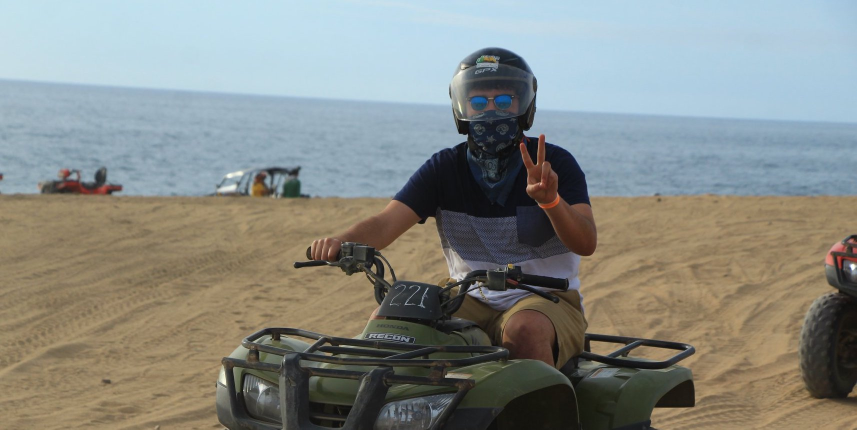
#> input picture images/img.png, 1713 x 859 px (shown at 1/2 size)
$ jupyter execute --allow-errors networks_adjmat.ipynb
#> lines starting #> are read from the running program, lines starting #| are printed output that depends on the picture; after the words box and inside, x2 and y2 are one past the last pixel; in counts of white or black regions, pixels touching at a corner belong together; long printed decimals are rounded
[cell 1]
# library import
import numpy as np
import pandas as pd
import networkx as nx
import matplotlib.pyplot as plt
from PIL import Image
from sklearn import linear_model
from sklearn.preprocessing import PolynomialFeatures
import numpy as np
import imageio
import itertools
import statistics
from PIL import Image
from tqdm import tqdm
from scipy import spatial
import sklearn.feature_extraction
from mpl_toolkits import mplot3d
from sklearn.linear_model import Ridge
from sklearn.preprocessing import PolynomialFeatures
from sklearn.pipeline import make_pipeline

[cell 2]
# setting dimension reduction size (100 used)
img_dim = 100

[cell 3]
# loading image of interest and resizing it
orignal_image = Image.open('./images/img.png')
#> orignal_image is the input picture: PIL image 1713x859 RGB; mean R, G, B 134.4, 137.7, 132.6
im_resize = orignal_image.resize((img_dim, img_dim))
# saving resizesed image and loading it again (so we could keep track of changes)
im_resize.save("./images/img_square.png")
test_image = imageio.imread('./images/img_square.png')

[cell 4]
plt.imshow(im_resize)

[cell 5]
# loading image of interest and resizing it
test_image = Image.open('./images/img.png')
print(test_image.size)
#| (1713, 859)

# saving resizesed image and loading it again (so we could keep track of changes)
# 100 x 100 image used for final
im_resize = test_image.resize((100,100))
im_resize.save("./images/img_square.png")
test_image = imageio.imread('./images/img_square.png')

[cell 6]
# loading image of interest and resizing it
test_image_small = Image.open('./images/img.png')
print(test_image_small.size)
#| (1713, 859)

# saving resizesed image and loading it again (so we could keep track of changes)
# 50 x 50 image used for 'every movie ever part'
im_resize_small = test_image_small.resize((50,50))
im_resize_small.save("./images/img_square_small.png")
test_image_small = imageio.imread('./images/img_square_small.png')

[cell 7]
# for 100x100 image
# creating RGB matricies and normalizing on 0-1
red_img = test_image[:,:,0]/255
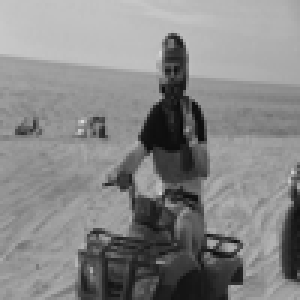
#> red_img: shape (100, 100) float64 (shown 3 times larger); min 0.0314, max 0.859, mean 0.527
green_img = test_image[:,:,1]/255
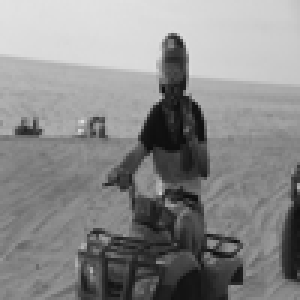
#> green_img: shape (100, 100) float64 (shown 3 times larger); min 0.0392, max 0.886, mean 0.54
blue_img = test_image[:,:,2]/255
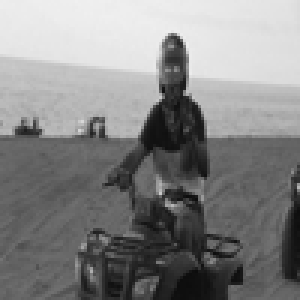
#> blue_img: shape (100, 100) float64 (shown 3 times larger); min 0.0471, max 0.941, mean 0.52

# setting image reshape to test image
img_reshape = np.zeros(test_image.shape)
img_reshape[:,:,0] = red_img
img_reshape[:,:,1] = green_img
img_reshape[:,:,2] = blue_img
print(img_reshape.shape)
#| (100, 100, 3)

# for 50x50 image
# creating RGB matricies and normalizing on 0-1
red_img_small = test_image_small[:,:,0]/255
green_img_small = test_image_small[:,:,1]/255
blue_img_small = test_image_small[:,:,2]/255

# setting image reshape to test image
img_reshape_small = np.zeros(test_image_small.shape)
img_reshape_small[:,:,0] = red_img_small
img_reshape_small[:,:,1] = green_img_small
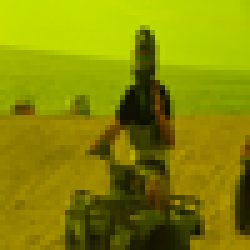
#> img_reshape_small: shape (50, 50, 3) float64 (shown 5 times larger); mean of channels 0, 1, 2 0.527, 0.54, 0; drawn as R, G, B
img_reshape_small[:,:,2] = blue_img_small
print(img_reshape_small.shape)
#| (50, 50, 3)

[cell 8]
# generate adjacency matrix from image and drop off (d) in paper
# [52 lines left out: functions get_adj_matrix, std_matrix, adj_depth, not called in this run]

[cell 9]
# generate adjacency matrix from image and drop off (d) in paper
def get_adj_matrix(img, ajd_val):
    # initialize counter
    counter = 0
    # get a copy of the image
    helper = img[:,:,1].copy()
    for (x,y) in np.ndenumerate(helper):
        counter += 1
        # populate values of copy with unique values
        helper[x[0],x[1]] = counter

    # get adjecency matrix from image using img_to_graph and set to array
    img_graph = sklearn.feature_extraction.image.img_to_graph(helper, mask=None).toarray()
    img_graph = np.asarray(img_graph, dtype = np.float64)
    # set the diagnoals to 0 (no self looping)
    np.fill_diagonal(img_graph, 0)
    # change the values of the adacency graph to the drop off value
    img_graph[img_graph > 0] = ajd_val
    img_graph = np.asmatrix(img_graph)
    # return adjecency matrix
    return img_graph

[cell 10]
# standardize the matrix so that the sum of each row adds to 1
# [13 lines left out: function std_matrix, not called in this run]

[cell 11]
# given a matrix and a depth (number of neighbor steps to consider (n from paper))
# return an adjecency matrix of all connected within that number of steps
def adj_depth(mat, depth):
    # initalize values
    B = 0
    C = 0
    C = mat.copy()
    # loop through number of neigbors
    for i in range(depth):
        print(i)
        # multiply the original adjecency matrix by the running total adjecency matrix
        C = C*mat
        B += C
    # sum matricies so that they include all previous steps too
    B = B+mat
    return B

[cell 12]
plt.imshow(test_image)

[cell 13]
plt.imshow(test_image_small)

[cell 14]
# set black out areas for problem 1
img_reshape[15:24,10:30,0] = 0
img_reshape[15:24,10:30,1] = 0
img_reshape[15:24,10:30,2] = 0

img_reshape[40:59,80:83,0] = 0
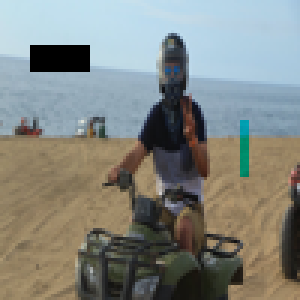
#> img_reshape: shape (100, 100, 3) float64 (shown 3 times larger); mean of channels 0, 1, 2 0.511, 0.525, 0.505; drawn as R, G, B
img_reshape[40:59,80:83,1] = 0
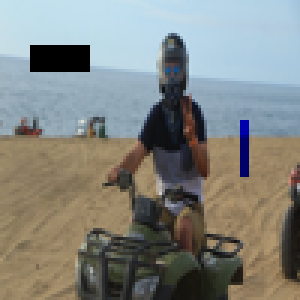
#> img_reshape: shape (100, 100, 3) float64 (shown 3 times larger); 0.57% of pixels changed, all inside (x1, y1, x2, y2) = (80, 40, 83, 59); drawn as R, G, B
img_reshape[40:59,80:83,2] = 0

img_reshape[38:56,4:15,0] = 0
img_reshape[38:56,4:15,1] = 0
img_reshape[38:56,4:15,2] = 0
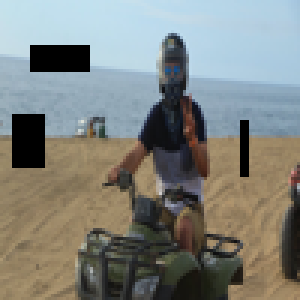
#> img_reshape: shape (100, 100, 3) float64 (shown 3 times larger); mean of channels 0, 1, 2 0.501, 0.513, 0.493; drawn as R, G, B

[cell 15]
plt.imshow(img_reshape)
img_reshape.shape[0] * img_reshape.shape[1]
#> Out = 10000

[cell 16]
# take the image and the n and d parameters from the paper
# return the imputed image where all values RGB are 0 and the original image given
def networks_fill(img, drop_off, pix_neighbors):
    # first define nodes to guess
    # initalize to 0
#> called with drop_off = 0.5, pix_neighbors = 7
    x_unknown = []
    y_unknown = []
    # get size of image
    size = img.shape[0] * img.shape[1]
#> size = 10000
    # create copys of images
    img_reshape = img.copy()
    img_copy = img_reshape.copy()
    # loop through each pixel in image
    for (x_y_pix,val) in np.ndenumerate(img_reshape):
        # if all values (RGB) are null (totally black)
        if val == 0:
            # add these node locations to unknown nodes
            x_unknown.append(x_y_pix[0])
            y_unknown.append(x_y_pix[1])
#> this loop made 30000 passes
#> (x_y_pix, val) on passes 1 to 3: ((0, 0, 0), 0.769), ((0, 0, 1), 0.886), ((0, 0, 2), 0.925)
#> after the loop, x_unknown = 1305 values from 15 to 58; y_unknown = 1305 values, max 82 at index 645, min 4 at index 540, mean 22.78

    # get img width and reshame the unknown nodes to single dataframe with no duplicates
    width = img_reshape.shape[1]
#> width = 100
    unknown = pd.concat((pd.DataFrame(x_unknown).rename(columns={0: 'x'}),
                             pd.DataFrame(y_unknown).rename(columns={0: 'y'})),
                            axis=1).drop_duplicates()
#> unknown = table of 435 rows and 2 columns

    # call the get adjecency matrix to get adj matrix with set d drop off
    A = get_adj_matrix(img,drop_off)
#> in get_adj_matrix, `helper = img[:,:,1].copy()`:
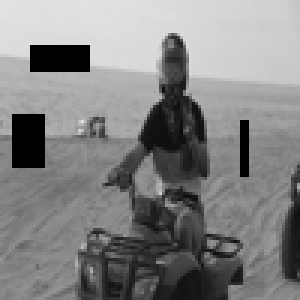
#> helper: shape (100, 100) float64 (shown 3 times larger); min 0, max 0.886, mean 0.513
#> the loop in get_adj_matrix, `for (x,y) in np.ndenumerate(helper):` made 10000 passes
#> (x, y) on passes 1 to 3: ((0, 0), 0.886), ((0, 1), 0.882), ((0, 2), 0.886)
#> after the loop in get_adj_matrix, `for (x,y) in np.ndenumerate(helper):`:
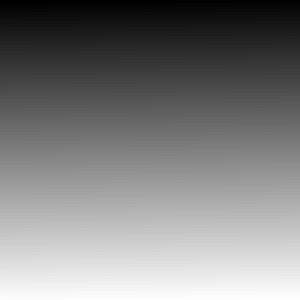
#> helper: shape (100, 100) float64 (shown 3 times larger); min 1, max 10000, mean 5000.5; drawn with min black and max white
#> after the loop in get_adj_matrix, `for (x,y) in np.ndenumerate(helper):`: counter = 10000
    # call the standardize matrix on the adj depth matrix which gives the adj matrix updated
    # for all the neighbors specified in funciont (normalized between 0-1)
    B = std_matrix(adj_depth(A, pix_neighbors))
#> after the loop in adj_depth, `for i in range(depth):`: B = 0


    # loop though unknown nodes and impute
    for index, row in tqdm(unknown.iterrows(),total=(unknown.size/2)):
        # get the pixal infomration
        pix_num = row[1] + (row[0]*width)

        # drop rows in adjececny matrix where the nodes are also blacked out
        # ie dont use blacked out nodes to guess black if they in network for imputation
        for i in range(len(img_reshape[:,:,0].ravel().reshape(size,1))):
            if img_reshape[:,:,0].ravel().reshape(size,1)[i] == 0:
                B[pix_num,i] = 0

        # standardixe matrix again
        reduced_adj_mat = std_matrix(B)
        # multiply the weights times the RGB values respectivly
        r_val = reduced_adj_mat[pix_num] * img_reshape[:,:,0].ravel().reshape(size,1)
        g_val = reduced_adj_mat[pix_num] * img_reshape[:,:,1].ravel().reshape(size,1)
        b_val = reduced_adj_mat[pix_num] * img_reshape[:,:,2].ravel().reshape(size,1)

        # set image copy pixels as those imputed RGB values
        img_copy[row[0],row[1],0] = r_val[0,0]
        img_copy[row[0],row[1],1] = g_val[0,0]
        img_copy[row[0],row[1],2] = b_val[0,0]

    return(img, img_copy)

#> (a cell that did not finish here is left out)

#> (a cell that did not finish here is left out)

#> (a cell that did not finish here is left out)

[cell 20]
# linear regression approach (baseline)
def lin_image_fill(img):
    # first define pixel to guess
    # initalize to 0
    x_unknown = []
    y_unknown = []
    # create copys of images
    img_reshape_test = img.copy()
    img_reshape2 = img_reshape_test.copy()
    # loop through each pixel in image
    for (x_y_pix,val) in np.ndenumerate(img_reshape_test):
        # if all values (RGB) are null (totally black)
        if val == 0:
            # add these pixel locations to unknown nodes
            x_unknown.append(x_y_pix[0])
            y_unknown.append(x_y_pix[1])
#> after the loop, x_unknown = 1305 values from 15 to 58

    # reshame the unknown pixels to single dataframe with no duplicates
    unknown = pd.concat((pd.DataFrame(x_unknown).rename(columns={0: 'x'}),
                         pd.DataFrame(y_unknown).rename(columns={0: 'y'})),
                        axis=1).drop_duplicates()
#> unknown = table of 435 rows and 2 columns

    # loop though unknown pixels and impute
    for index, row in tqdm(unknown.iterrows(),total=(unknown.size/2)):
        # print(row['x'], row['y'])
        # set the inputs and outputs to RGB values for both horizonal and vertical directions
        x_r_hor = pd.Series(range(0,len(img_reshape_test[row['x'],:,0])))
        y_r_hor = pd.Series(img_reshape_test[row['x'],:,0])
        x_g_hor = pd.Series(range(0,len(img_reshape_test[row['x'],:,1])))
        y_g_hor = pd.Series(img_reshape_test[row['x'],:,1])
        x_b_hor = pd.Series(range(0,len(img_reshape_test[row['x'],:,2])))
        y_b_hor = pd.Series(img_reshape_test[row['x'],:,2])

        x_r_ver = pd.Series(range(0,len(img_reshape_test[:,row['y'],0])))
        y_r_ver = pd.Series(img_reshape_test[:,row['y'],0])
        x_g_ver = pd.Series(range(0,len(img_reshape_test[:,row['y'],1])))
        y_g_ver = pd.Series(img_reshape_test[:,row['y'],1])
        x_b_ver = pd.Series(range(0,len(img_reshape_test[:,row['y'],2])))
        y_b_ver = pd.Series(img_reshape_test[:,row['y'],2])

        df_r_hor = pd.DataFrame(pd.concat((x_r_hor, y_r_hor), axis=1))
        inputs_r_hor = df_r_hor.loc[df_r_hor[1] > 0]
        outputs_r_hor = df_r_hor.loc[df_r_hor[1] == 0]
        df_g_hor = pd.DataFrame(pd.concat((x_g_hor, y_g_hor), axis=1))
        inputs_g_hor = df_g_hor.loc[df_g_hor[1] > 0]
        outputs_g_hor = df_g_hor.loc[df_g_hor[1] == 0]
        df_b_hor = pd.DataFrame(pd.concat((x_b_hor, y_b_hor), axis=1))
        inputs_b_hor = df_b_hor.loc[df_b_hor[1] > 0]
        outputs_b_hor = df_b_hor.loc[df_b_hor[1] == 0]

        df_r_ver = pd.DataFrame(pd.concat((x_r_ver, y_r_ver), axis=1))
        inputs_r_ver = df_r_ver.loc[df_r_ver[1] > 0]
        outputs_r_ver = df_r_ver.loc[df_r_ver[1] == 0]
        df_g_ver = pd.DataFrame(pd.concat((x_g_ver, y_g_ver), axis=1))
        inputs_g_ver = df_g_ver.loc[df_g_ver[1] > 0]
        outputs_g_ver = df_g_ver.loc[df_g_ver[1] == 0]
        df_b_ver = pd.DataFrame(pd.concat((x_b_ver, y_b_ver), axis=1))
        inputs_b_ver = df_b_ver.loc[df_b_ver[1] > 0]
        outputs_b_ver = df_b_ver.loc[df_b_ver[1] == 0]

        # make linear models for each color RGB and the two directions horizontal/vertical
        model_r_hor = linear_model.LinearRegression().fit(np.array(inputs_r_hor[0]).reshape(-1, 1), np.array(inputs_r_hor[1]))
        model_g_hor = linear_model.LinearRegression().fit(np.array(inputs_g_hor[0]).reshape(-1, 1), np.array(inputs_g_hor[1]))
        model_b_hor = linear_model.LinearRegression().fit(np.array(inputs_b_hor[0]).reshape(-1, 1), np.array(inputs_b_hor[1]))

        model_r_ver = linear_model.LinearRegression().fit(np.array(inputs_r_ver[0]).reshape(-1, 1), np.array(inputs_r_ver[1]))
        model_g_ver = linear_model.LinearRegression().fit(np.array(inputs_g_ver[0]).reshape(-1, 1), np.array(inputs_g_ver[1]))
        model_b_ver = linear_model.LinearRegression().fit(np.array(inputs_b_ver[0]).reshape(-1, 1), np.array(inputs_b_ver[1]))

        # make predictions for each color in both directions
        pred_r_hor = model_r_hor.predict(np.array(row['y']).reshape(-1, 1))
        pred_g_hor = model_g_hor.predict(np.array(row['y']).reshape(-1, 1))
        pred_b_hor = model_b_hor.predict(np.array(row['y']).reshape(-1, 1))

        pred_r_ver = model_r_ver.predict(np.array(row['x']).reshape(-1, 1))
        pred_g_ver = model_g_ver.predict(np.array(row['x']).reshape(-1, 1))
        pred_b_ver = model_b_ver.predict(np.array(row['x']).reshape(-1, 1))

        # set copy images pixels to the mean of the vertical and horizontal guesses of each color
        img_reshape2[row['x'],row['y'],0] = statistics.mean([pred_r_hor[0],pred_r_ver[0]])
        img_reshape2[row['x'],row['y'],1] = statistics.mean([pred_g_hor[0],pred_g_ver[0]])
        img_reshape2[row['x'],row['y'],2] = statistics.mean([pred_b_hor[0],pred_b_ver[0]])
#> this loop made 435 passes
#> index on passes 27 to 29: 78, 81, 84
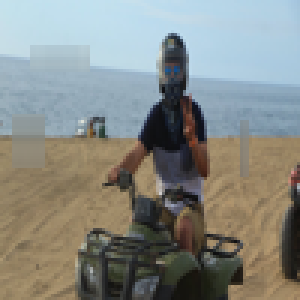
#> img_reshape2: shape (100, 100, 3) float64 (shown 3 times larger); 4.35% of pixels changed, all inside (x1, y1, x2, y2) = (4, 15, 83, 59); drawn as R, G, B

    # return the input image and the output image
    return img, img_reshape2

[cell 21]
plt.imshow(img_reshape)

[cell 22]
input_img_2, output_img_2 = lin_image_fill(img_reshape)

[cell 23]
plt.imshow(input_img_2)

[cell 24]
plt.imshow(output_img_2)

[cell 25]
# print the difference in pixel valuees between orignal image vs the blacked image,
# and the original image and the predicted image
def goodness_of_pixels(og_img, blacked_img, guessed_img):
    # absolute difference in RGB values for og vs blacked
    r_diff_noguess = (abs(og_img[:,:,0] - blacked_img[:,:,0])).sum()
    g_diff_noguess = (abs(og_img[:,:,1] - blacked_img[:,:,1])).sum()
    b_diff_noguess = (abs(og_img[:,:,1] - blacked_img[:,:,2])).sum()
    #print(r_diff_noguess,g_diff_noguess,b_diff_noguess)
    diff_noguess = r_diff_noguess+g_diff_noguess+b_diff_noguess
    print(diff_noguess)
#| 4082435.318

    # absolute difference in RGB values for og vs guessed
    r_diff_guess = (abs(og_img[:,:,0] - guessed_img[:,:,0]*255)).sum()
    g_diff_guess = (abs(og_img[:,:,1] - guessed_img[:,:,1]*255)).sum()
    b_diff_guess = (abs(og_img[:,:,1] - guessed_img[:,:,2]*255)).sum()
    #print(r_diff_guess,g_diff_guess,b_diff_guess)
    diff_guess = r_diff_guess+g_diff_guess+b_diff_guess
    print(diff_guess)
#| 201689.533

    return ((diff_noguess-diff_guess)/diff_noguess)

#> (a cell that did not finish here is left out)

[cell 27]
goodness_of_pixels(test_image, img_reshape, output_img_2)
#> Out = 0.951

[cell 28]
# create copy of image for problem 2
rand_drop_img = test_image.copy()
# set seed adn randomly drop 50% of dataset
#> (the rest of this cell did not finish here and is left out)

[cell 29]
plt.imshow(rand_drop_img)

[cell 30]
input_img_2_rand, output_img_2_rand = lin_image_fill(rand_drop_img)
#> the loop in lin_image_fill (call 2), `for (x_y_pix,val) in np.ndenumerate(img_reshape_test):` made 30000 passes
#> (x_y_pix, val) on passes 1 to 3: ((0, 0, 0), 196), ((0, 0, 1), 226), ((0, 0, 2), 236)
